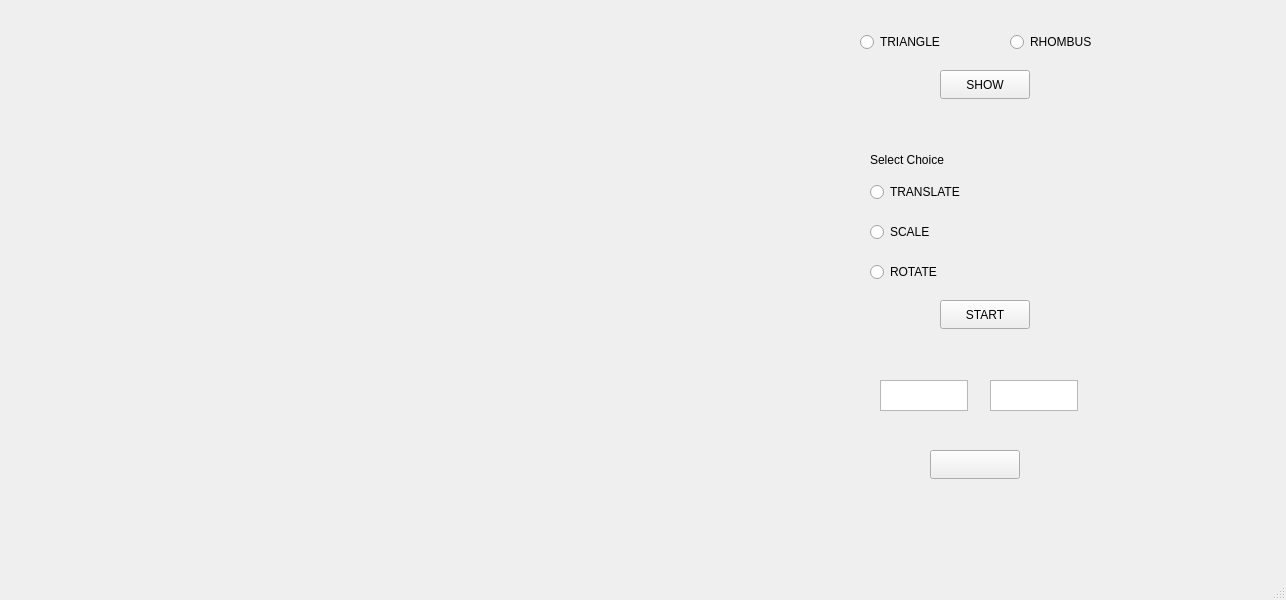
<?xml version="1.0" encoding="UTF-8"?>
<ui version="4.0">
 <class>MainWindow</class>
 <widget class="QMainWindow" name="MainWindow">
  <property name="geometry">
   <rect>
    <x>0</x>
    <y>0</y>
    <width>1286</width>
    <height>600</height>
   </rect>
  </property>
  <property name="windowTitle">
   <string>MainWindow</string>
  </property>
  <widget class="QWidget" name="centralwidget">
   <widget class="QLabel" name="label">
    <property name="geometry">
     <rect>
      <x>0</x>
      <y>0</y>
      <width>781</width>
      <height>541</height>
     </rect>
    </property>
    <property name="text">
     <string/>
    </property>
   </widget>
   <widget class="QRadioButton" name="radioButton">
    <property name="geometry">
     <rect>
      <x>860</x>
      <y>30</y>
      <width>107</width>
      <height>24</height>
     </rect>
    </property>
    <property name="text">
     <string>TRIANGLE</string>
    </property>
    <attribute name="buttonGroup">
     <string notr="true">buttonGroup</string>
    </attribute>
   </widget>
   <widget class="QRadioButton" name="radioButton_2">
    <property name="geometry">
     <rect>
      <x>1010</x>
      <y>30</y>
      <width>107</width>
      <height>24</height>
     </rect>
    </property>
    <property name="text">
     <string>RHOMBUS</string>
    </property>
    <attribute name="buttonGroup">
     <string notr="true">buttonGroup</string>
    </attribute>
   </widget>
   <widget class="QPushButton" name="pushButton">
    <property name="geometry">
     <rect>
      <x>940</x>
      <y>70</y>
      <width>90</width>
      <height>29</height>
     </rect>
    </property>
    <property name="toolTip">
     <string>Click Here To Show...</string>
    </property>
    <property name="toolTipDuration">
     <number>2</number>
    </property>
    <property name="statusTip">
     <string>Click Here To Show...</string>
    </property>
    <property name="text">
     <string>SHOW</string>
    </property>
   </widget>
   <widget class="QRadioButton" name="radioButton_3">
    <property name="geometry">
     <rect>
      <x>870</x>
      <y>180</y>
      <width>107</width>
      <height>24</height>
     </rect>
    </property>
    <property name="text">
     <string>TRANSLATE</string>
    </property>
    <attribute name="buttonGroup">
     <string notr="true">buttonGroup_2</string>
    </attribute>
   </widget>
   <widget class="QRadioButton" name="radioButton_4">
    <property name="geometry">
     <rect>
      <x>870</x>
      <y>220</y>
      <width>107</width>
      <height>24</height>
     </rect>
    </property>
    <property name="text">
     <string>SCALE</string>
    </property>
    <attribute name="buttonGroup">
     <string notr="true">buttonGroup_2</string>
    </attribute>
   </widget>
   <widget class="QRadioButton" name="radioButton_5">
    <property name="geometry">
     <rect>
      <x>870</x>
      <y>260</y>
      <width>107</width>
      <height>24</height>
     </rect>
    </property>
    <property name="text">
     <string>ROTATE</string>
    </property>
    <attribute name="buttonGroup">
     <string notr="true">buttonGroup_2</string>
    </attribute>
   </widget>
   <widget class="QPushButton" name="pushButton_2">
    <property name="geometry">
     <rect>
      <x>940</x>
      <y>300</y>
      <width>90</width>
      <height>29</height>
     </rect>
    </property>
    <property name="toolTip">
     <string>Click to proceed..</string>
    </property>
    <property name="toolTipDuration">
     <number>1</number>
    </property>
    <property name="statusTip">
     <string>Click to proceed..</string>
    </property>
    <property name="text">
     <string>START</string>
    </property>
   </widget>
   <widget class="QLabel" name="label_2">
    <property name="geometry">
     <rect>
      <x>870</x>
      <y>150</y>
      <width>178</width>
      <height>20</height>
     </rect>
    </property>
    <property name="text">
     <string>Select Choice</string>
    </property>
   </widget>
   <widget class="QLabel" name="label_3">
    <property name="geometry">
     <rect>
      <x>860</x>
      <y>110</y>
      <width>248</width>
      <height>20</height>
     </rect>
    </property>
    <property name="text">
     <string/>
    </property>
   </widget>
   <widget class="QTextEdit" name="textEdit">
    <property name="geometry">
     <rect>
      <x>880</x>
      <y>380</y>
      <width>88</width>
      <height>31</height>
     </rect>
    </property>
    <property name="toolTip">
     <string>Enter X Factor</string>
    </property>
    <property name="toolTipDuration">
     <number>4</number>
    </property>
    <property name="statusTip">
     <string>Enter X</string>
    </property>
   </widget>
   <widget class="QLabel" name="label_4">
    <property name="geometry">
     <rect>
      <x>880</x>
      <y>350</y>
      <width>208</width>
      <height>20</height>
     </rect>
    </property>
    <property name="text">
     <string/>
    </property>
   </widget>
   <widget class="QTextEdit" name="textEdit_2">
    <property name="geometry">
     <rect>
      <x>990</x>
      <y>380</y>
      <width>88</width>
      <height>31</height>
     </rect>
    </property>
    <property name="toolTip">
     <string>Enter Y Factor</string>
    </property>
    <property name="toolTipDuration">
     <number>3</number>
    </property>
    <property name="statusTip">
     <string>Enter Y</string>
    </property>
   </widget>
   <widget class="QPushButton" name="pushButton_3">
    <property name="geometry">
     <rect>
      <x>930</x>
      <y>450</y>
      <width>90</width>
      <height>29</height>
     </rect>
    </property>
    <property name="toolTip">
     <string>Click to proceed..</string>
    </property>
    <property name="toolTipDuration">
     <number>1</number>
    </property>
    <property name="statusTip">
     <string>Click to proceed..</string>
    </property>
    <property name="text">
     <string/>
    </property>
   </widget>
  </widget>
  <widget class="QMenuBar" name="menubar">
   <property name="geometry">
    <rect>
     <x>0</x>
     <y>0</y>
     <width>1286</width>
     <height>26</height>
    </rect>
   </property>
  </widget>
  <widget class="QStatusBar" name="statusbar"/>
 </widget>
 <resources/>
 <connections/>
 <buttongroups>
  <buttongroup name="buttonGroup"/>
  <buttongroup name="buttonGroup_2"/>
 </buttongroups>
</ui>
